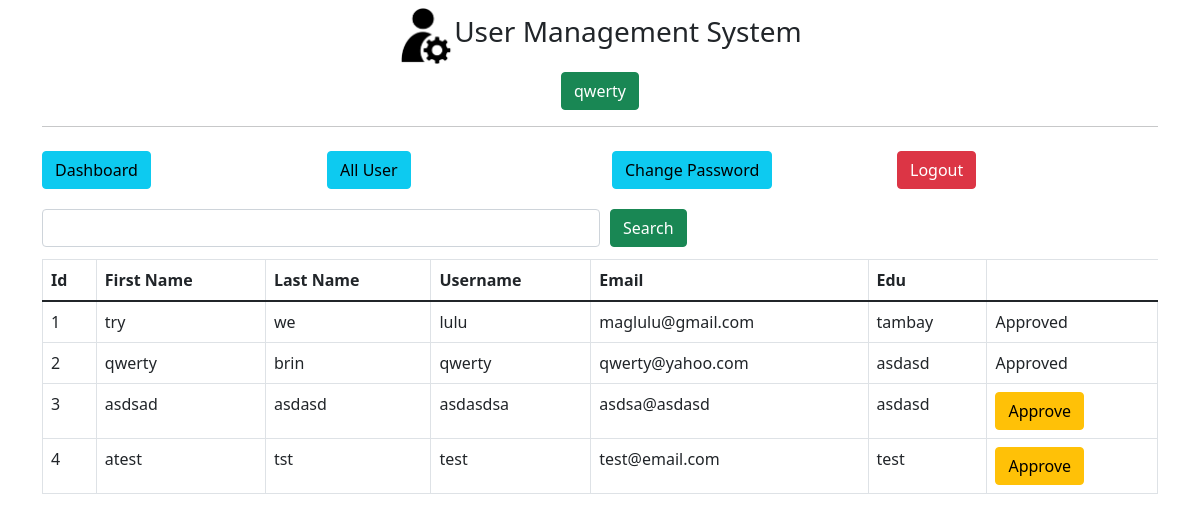
Page /admin/get-all-user (signed in) on the committed database.
### main.py (models this page shows, shortened)
class User(db.Model):
    id = db.Column(db.Integer, primary_key=True)
    fname = db.Column(db.String(255), nullable=False)
    lname = db.Column(db.String(255), nullable=False)
    email = db.Column(db.String(255), nullable=False, unique=True)
    username = db.Column(db.String(255), nullable=False, unique=True)
    edu = db.Column(db.String(255), nullable=False)
    password = db.Column(db.String(255), nullable=False)
    status = db.Column(db.Integer, default=0, nullable=False)

### main.py (the view)
@app.route("/admin/get-all-user", methods=["POST", "GET"])
def adminGetAllUser():
    if not session.get("admin_id"):
        return redirect("/admin/")
    if request.method == "POST":
        search = request.form.get("search")
        users = User.query.filter(User.username.like("%" + search + "%")).all()
        return render_template("admin/all-user.html", title="Approve User", users=users)
    else:
        users = User.query.all()
        return render_template("admin/all-user.html", title="Approve User", users=users)

### templates/admin/all-user.html
{% extends "admin/layout.html"%}
{% block content %}
<div class="container">
    {% include 'admin/navbar.html' %}
    <div class="my-2">
        <form action="" method="POST" style="width:100%">
            <div class="d-flex align-items-center">
                <input type="text" name="search" id="search" class="form-control my-1 w-50">
                <button type="submit" class="btn btn-success " style="margin-left:10px;">Search</button>
            </div>
        </form>
    </div>
    <div class="my-2">
        <div class="table-responsive">
            <table class="table table-bordered">
                <thead>
                    <tr>
                        <th>Id</th>
                        <th>First Name</th>
                        <th>Last Name</th>
                        <th>Username</th>
                        <th>Email</th>
                        <th>Edu</th>
                    </tr>
                </thead>
                <tbody>
                    {% for user in users %}
                    <tr>
                        <td>{{user.id}}</td>
                        <td>{{user.fname}}</td>
                        <td>{{user.lname}}</td>
                        <td>{{user.username}}</td>
                        <td>{{user.email}}</td>
                        <td>{{user.edu}}</td>
                        <td>
                            {% if user.status == 1 %}
                            Approved
                            {% else %}
                            <a href="/admin/approve-user/{{user.id}}">
                                <button class="btn btn-warning">Approve</button>
                            </a>
                            {% endif %}
                        </td>
                    </tr>
                    {% endfor %}
                </tbody>
            </table>
        </div>
    </div>
</div>
{% endblock content %}

### templates/admin/layout.html (shortened to what this page needs)
<!DOCTYPE html>
<html lang="en">
<head>
    <link href="https://cdn.jsdelivr.net/npm/bootstrap@5.1.3/dist/css/bootstrap.min.css" rel="stylesheet">
</head>
<body>
    <div class="container my-2">
        <div class="d-flex justify-content-center align-items-center">
            <img style="width: 5%;"
                alt="">
            <h3>
                User Management System
            </h3>
        </div>
        <div class="my-2 text-center">
            {% if session.admin_name %}
            <button class="btn btn-success">{{session.admin_name}}</button>
            {% endif %}
        </div>
        <hr>
    </div>
    {% block content %} {% endblock content %}
</body>
</html>

### templates/admin/navbar.html
<div class="row d-flex justify-content-center">
    <div class="col-xl-3 col-lg-3 col-md-3 my-2 col-sm-12">
        <a href="/admin/dashboard" class="btn btn-info w-full">Dashboard</a>
    </div>
    <div class="col-xl-3 col-lg-3 col-md-3 my-2 col-sm-12">
        <a href="/admin/get-all-user" class="btn btn-info w-full">All User</a>
    </div>
    <div class="col-xl-3 col-lg-3 col-md-3 my-2 col-sm-12">
        <a href="/admin/change-admin-password" class="btn btn-info w-full">Change Password</a>
    </div>
    <div class="col-xl-3 col-lg-3 col-md-3 my-2 col-sm-12">
        <a href="/admin/logout" class="btn btn-danger w-full">Logout</a>
    </div>
</div>

### rows in the picture
User: id "1", fname "try", lname "we", username "lulu", email "maglulu@gmail.com", edu "tambay", status "Approved"
User: id "2", fname "qwerty", lname "brin", username "qwerty", email "qwerty@yahoo.com", edu "asdasd", status "Approved"
User: id "3", fname "asdsad", lname "asdasd", username "asdasdsa", email "asdsa@asdasd", edu "asdasd"
User: id "4", fname "atest", lname "tst", username "test", email "test@email.com", edu "test"

### other values in the picture
{{ session.admin_name }} "qwerty"
